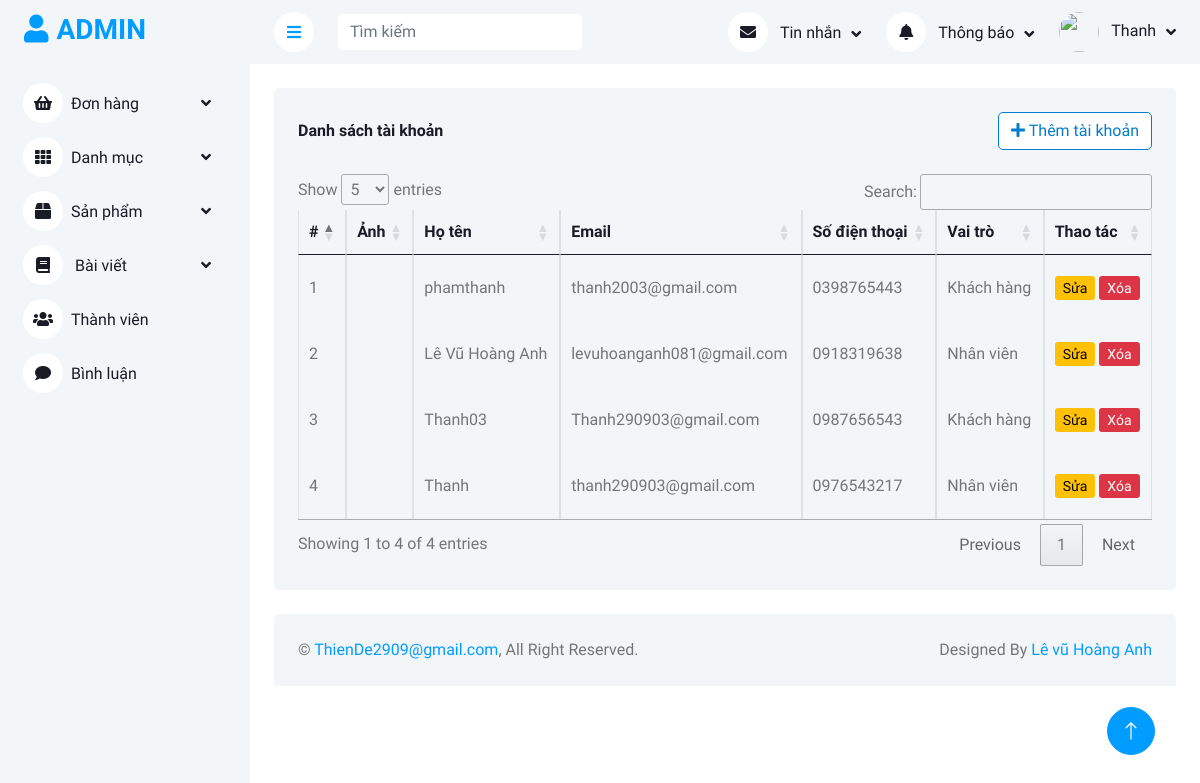
/admin/khach-hang/index.php?quanli=danh-sach-khach-hang (signed in), run on the app's committed database.
### tables this page shows
CREATE TABLE `users` (
  `user_id` int(11) NOT NULL,
  `username` varchar(100) NOT NULL COMMENT 'Tên đăng nhập',
  `password` varchar(255) NOT NULL,
  `full_name` varchar(255) NOT NULL COMMENT 'Họ tên',
  `image` varchar(255) NOT NULL,
  `email` varchar(255) NOT NULL,
  `phone` varchar(10) NOT NULL,
  `address` varchar(255) NOT NULL,
  `role` tinyint(1) NOT NULL DEFAULT 0 COMMENT '0 là khách hàng 1 là nhân viên',
  `active` tinyint(1) NOT NULL DEFAULT 1
);

### admin/models_admin/pdo_library.php (called while the page is built, shortened)
<?php
function pdo_query($sql){
    $sql_args = array_slice(func_get_args(), 1);
    try{
        $conn = pdo_get_connection();
        $stmt = $conn->prepare($sql);
        $stmt->execute($sql_args);
        $rows = $stmt->fetchAll();
        return $rows;
    }
    catch(PDOException $e){
        throw $e;
    }
    finally{
        unset($conn);
    }
}
?>

### admin/models_admin/CustomerModel.php (called while the page is built, shortened)
<?php
    class CustomerModel {
        public function select_all_users() {
            $sql = "SELECT * FROM users ORDER BY user_id DESC";
            return pdo_query($sql);
        }
    }
?>

### admin/khach-hang/list.php (the view, shortened to what this page needs)
<?php
    $list_users = $CustomerModel->select_all_users();
?>
<div class="container-fluid pt-4 px-4">
    <div class="bg-light text-center rounded p-4">
        <div class="d-flex align-items-center justify-content-between mb-4">
            <h6 class="mb-0">Danh sách tài khoản</h6>
            <a href="them-tai-khoan" class="btn btn-custom"><i class="fa fa-plus"></i> Thêm tài khoản</a>
        </div>
        <div class="table-responsive">
            <table class="table text-start align-middle table-bordered table-hover mb-0" id="users-list">
                <thead>
                    <tr class="text-dark">
                        <th scope="col">#</th>
                        <th scope="col">Ảnh</th>
                        <th scope="col">Họ tên</th>
                        <th scope="col">Email</th>
                        <th scope="col">Số điện thoại</th>
                        <th scope="col">Vai trò</th>
                        <th scope="col">Thao tác</th>
                    </tr>
                </thead>
                <tbody>
                    <?php
                    $i = 0;
                    foreach ($list_users as $value) {
                        extract($value);
                        $i++;
                    ?>
                    <tr>
                        <td><?=$i?></td>
                        <td>
                        </td>
                        <td><?=$full_name?></td>
                        <td>
                            <?=$email?>
                        </td>
                        <td> <?=$phone?> </td>
                        <td> <?php
                            if($role == 0) {
                                echo "Khách hàng";
                            }elseif($role == 1) {
                                echo "Nhân viên";
                            }
                            ?>
                        </td>
                        <td>
                            <a
                            href="capnhat-tai-khoan&id=<?=$user_id ?>" class="btn-sm btn-warning">Sửa</a>
                            <a onclick="return confirm('Bạn có chắc chắn muốn xóa')"
                            href="danh-sach-khach-hang&xoa=<?=$user_id ?>" class="btn-sm btn-danger">Xóa</a>
                        </td>
                    </tr>
                    <?php
                    }
                    ?>
                </tbody>
            </table>
        </div>
    </div>
</div>

### admin/public_admin/css/style.css (style rules this page uses)
:root { --primary: #007dcc; --light: #F3F6F9; --dark: #191C24; }
.btn { transition: .5s; }

### admin/public_admin/css/custom.css (style rules this page uses)
.btn-custom { color: #007dcc; background-color: white; border-color: #007dcc; }

### admin/khach-hang/list.php (style rules this page uses)
td { height: 50px; }

### data on the page
users: full_name "phamthanh", email "thanh2003@gmail.com", phone "0398765443", role "Khách hàng"
users: full_name "Lê Vũ Hoàng Anh", email "levuhoanganh081@gmail.com", phone "0918319638", role "Nhân viên"
users: full_name "Thanh03", email "Thanh290903@gmail.com", phone "0987656543", role "Khách hàng"
users: full_name "Thanh", email "thanh290903@gmail.com", phone "0976543217", role "Nhân viên"

### other printed values
$_SESSION['user_admin']['full_name'] "Thanh"
